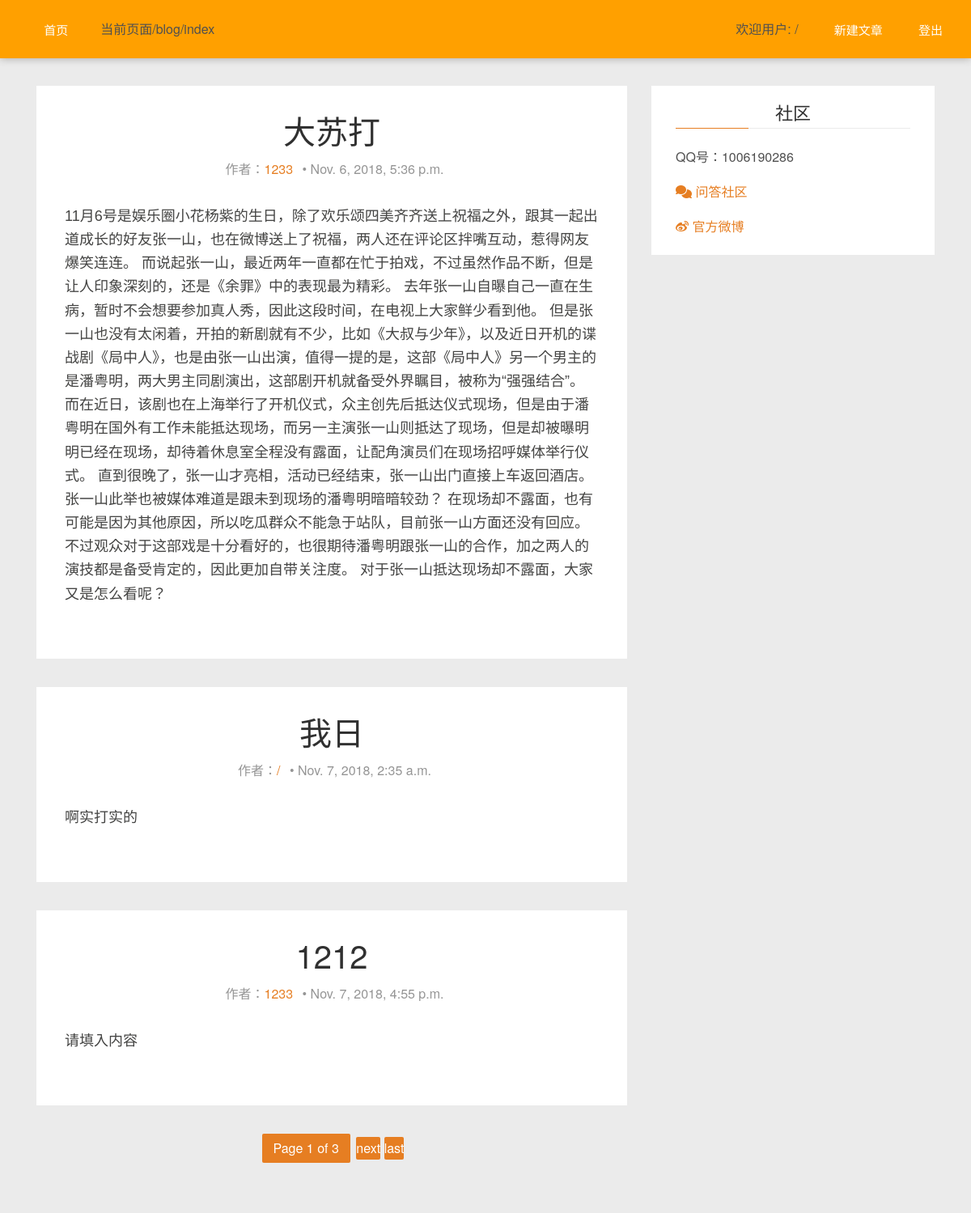
Screenshot of /blog/index (signed in) with the database file from the repository.
### blog/models.py (models this page shows)
class Blog(models.Model):
    user = models.ForeignKey(User, on_delete=models.CASCADE) #博客作者
    title = models.CharField(max_length=50, unique=True)   #博客题目
    publish_time = models.DateTimeField(auto_now_add=True) #博客创建时间
    update_time = models.DateTimeField(auto_now=True) #博客更新时间
    content = HTMLField() #博客内容
    blog_id = models.IntegerField(primary_key=True, db_column='blog_id')  #博客id
    star_num = models.IntegerField(default=0) #点赞数
    reply_num = models.IntegerField(default=0) #评论数
    watch_num = models.IntegerField(default=0) #查看数
    class Meta:
        db_table = "blog"

### blog/views.py (the view)
# urls.py: path('index', views.index, name='index'),
def index(request):
    blogs = [x for x in Blog.objects.all()]
    paginator = Paginator(Blog.objects.all(),3)
    try:
        page = request.GET.get('page')
    except:
        page = 1
    contacts = paginator.get_page(page)
    return render(request, 'blog/index.html',context={'contacts':contacts})

### blog/templates/blog/index.html (shortened to what this page needs)
{% load static %}
<!DOCTYPE html>
<html lang="en">
<head>
    <link rel="stylesheet" href="https://staff.bootcss.com/npm/font-awesome@4.7.0/css/font-awesome.min.css">
    <link rel='stylesheet' href="{% static 'blog/test1.css' %}" />
    <link rel='stylesheet' href="{% static 'blog/screen.css' %}" />
</head>
<body>
    <nav class="navbar navbar-default navbar-fixed-top navbar-orange">
        <div class="container">
            <div class="collapse navbar-collapse" id="main-menu">
                <ul class='nav navbar-nav'>
                    <li><a href="{% url "index" %}"> 首页</a></li>
                    <li>
                        <p> 当前页面{{ request.path }}</p>
                    </li>
                </ul>
                <ul class="nav navbar-nav navbar-right">
                    {% if request.user.is_authenticated %}
                    <li>
                        <p>欢迎用户: {{ request.user.username }}
                    </li>
                    <li><a href="{% url "add_blog" %}"> 新建文章</a></li>
                    <li><a href="{% url "logout" %}"> 登出</a></li>
                    {% else %}
                    <li><a href="{% url "login" %}"><i class="fa fa-lock"></i> 登录</a></li>
                    <li><a href="{% url "register" %}"><i class="fa fa-login"></i> 注册</a></li>
                    {% endif %}
                </ul>
            </div>
        </div>
    </nav>
    <section class="features" id="features">
        <br><br>
        <div class="container">
            <main class="col-md-8 main-content">
                {% block content %}
                {% for blog in contacts %}
                <article id='{{ blog.blog_id }}' class="post">
                    <div class="post-head">
                        <h1 class="post-title"><a href="/blog/{{ blog.blog_id }}">{{ blog.title }}</a></h1>
                        <div class="post-meta">
                            <span class="author">作者：<a href="/blog/{{ blog.blog_id }}">{{ blog.user.username }}</a></span>
                            &bull;
                            <time class="post-date" datetime={{blog.update_time}} title={{blog.update_time}}>{{blog.update_time}}</time>
                        </div>
                    </div>
                    <div class="post-content">
                        {% autoescape off %}
                        {{ blog.content | truncatewords_html:10 | striptags }}
                        {% endautoescape %}
                    </div>
                </article>
                {% endfor%}
                <div class="pagination">
                    <span class="step-links">
                        <span class="page-number">
                            Page {{ contacts.number }} of {{ contacts.paginator.num_pages }}
                        </span>
                        {% if contacts.has_next %}
                        <a class='older-posts' href="?page={{ contacts.next_page_number }}">next</a>
                        <a class='older-posts' href="?page={{ contacts.paginator.num_pages }}">last</a>
                        {% endif %}
                    </span>
                </div>
                {% endblock content %}
            </main>
            <aside class="col-md-4 sidebar">
                <div class="widget">
                    <h4 class="title">社区</h4>
                    <div class="content community">
                        <p>QQ号：1006190286</p>
                        <p><a href="http://wenda.ghostchina.com/" title="Ghost中文网问答社区" target="_blank" onclick="_hmt.push(['_trackEvent', 'big-button', 'click', '问答社区'])"><i
                                    class="fa fa-comments"></i> 问答社区</a></p>
                        <p><a href="http://weibo.com/ghostchinacom" title="Ghost中文网官方微博" target="_blank" onclick="_hmt.push(['_trackEvent', 'big-button', 'click', '官方微博'])"><i
                                    class="fa fa-weibo"></i> 官方微博</a></p>
                    </div>
                </div>
        </div>
    </section>
</body>
</html>

### blog/static/blog/screen.css (style rules this page uses)
html, body { color: #505050; line-height: 1.75em; background: #ebebeb; position: relative; font-family: "Helvetica Neue", Helvetica, Arial, "Hiragino Sans GB", "Hiragino Sans GB W3", "WenQuanYi Micro Hei", "Microsoft YaHei UI", "Microsoft YaHei", sans-serif; }
h1, h2, h3, h4, h5, h6 { font-weight: 400; color: #303030; }
h1 { font-size: 3em; }
h4 { font-size: 1.5em; }
a { color: #e67e22; outline: none; }
.post { padding: 35px; background: #ffffff; margin-bottom: 35px; position: relative; overflow: hidden; }
.post .post-head { text-align: center; }
.post .post-head .post-title { margin: 0; font-size: 2.5em; line-height: 1em; }
.post .post-head .post-title a { color: #303030; }
.post .post-head .post-meta { color: #959595; margin: 14px 0 0px; }
.post .post-head .post-meta span { margin: 0px 7px; white-space: nowrap; }
.post .post-content { margin: 30px 0; }
.post-content { font: 400 18px/1.62 "Georgia", "Xin Gothic", "Hiragino Sans GB", "Droid Sans Fallback", "Microsoft YaHei", sans-serif; color: #444443; }
.pagination { margin: 0 0 35px; text-align: center; display: block; }
.pagination a { text-align: center; display: inline-block; color: #ffffff; background: #e67e22; border-radius: 2px; }
.pagination .page-number { background: #e67e22; color: #ffffff; margin: 0 3px; display: inline-block; line-height: 36px; padding: 0 14px; border-radius: 2px; }
.sidebar .widget { background: #ffffff; padding: 21px 30px; }
.widget { margin-bottom: 35px; }
.widget .title { margin-top: 0; padding-bottom: 7px; border-bottom: 1px solid #ebebeb; margin-bottom: 21px; position: relative; }
.widget .title:after { content: ""; width: 90px; height: 1px; background: #e67e22; position: absolute; left: 0; bottom: -1px; }

### rows the page displays
Blog: title "大苏打", user.username "1233", update_time "Nov. 6, 2018, 5:36 p.m.", content "11月6号是娱乐圈小花杨紫的生日，除了欢乐颂四美齐齐送上祝福之外，跟其一起出道成长的好友张一山，也在微博送上了祝福，两人还在评论区拌嘴互动，惹得网友爆笑连连。 而说起张一山，最近两年一直都在忙于拍戏，不过虽然作品不断，但是让人印象深刻的，还是《余罪》中的表现最为精彩。 去年张一山自曝自己一直在生病，暂时不会想要参加真人秀，因此这段时间，在电视上大家鲜少看到他。 但是张一山也没有太闲着，开拍的新剧就有不少，比如《大叔与少年》，以及近日开机的谍战剧《局中人》，也是由张一山出演，值得一提的是，这部《局中人》另一个男主的是潘粤明，两大男主同剧演出，这部剧开机就备受外界瞩目，被称为“强强结合”。 而在近日，该剧也在上海举行了开机仪式，众主创先后抵达仪式现场，但是由于潘粤明在国外有工作未能抵达现场，而另一主演张一山则抵达了现场，但是却被曝明明已经在现场，却待着休息室全程没有露面，让配角演员们在现场招呼媒体举行仪式。 直到很晚了，张一山才亮相，活动已经结束，张一山出门直接上车返回酒店。张一山此举也被媒体难道是跟未到现场的潘粤明暗暗较劲？ 在现场却不露面，也有可能是因为其他原因，所以吃瓜群众不能急于站队，目前张一山方面还没有回应。不过观众对于这部戏是十分看好的，也很期待潘粤明跟张一山的合作，加之两人的演技都是备受肯定的，因此更加自带关注度。 对于张一山抵达现场却不露面，大家又是怎么看呢？"
Blog: title "我日", user.username "/", update_time "Nov. 7, 2018, 2:35 a.m.", content "啊实打实的"
Blog: title "1212", user.username "1233", update_time "Nov. 7, 2018, 4:55 p.m.", content "请填入内容"

### other values shown
{{ request.path }} "/blog/index"
{{ request.user.username }} "/"
{{ contacts.number }} "1"
{{ contacts.paginator.num_pages }} "3"
